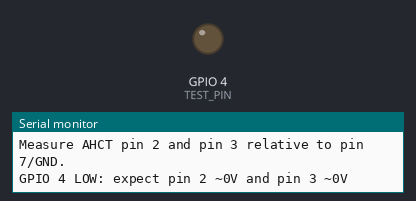
Recording of a sketch running on a simulated ESP32-S3. On the bench: output pins drawn as LEDs (lit = HIGH), the last lines printed to the serial monitor.

Above: at 2.5 s.
At 4.5 s:
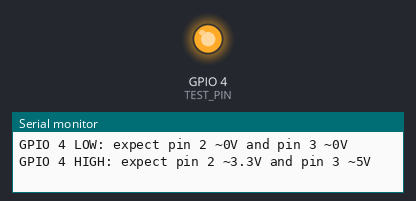
Timing chart, 0 to 6.7 s (numbered marks = the images above):
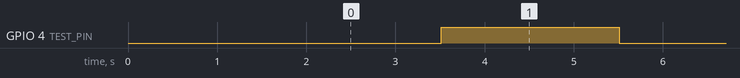

Measured:
- by itself, GPIO 4 (TEST_PIN): alternates HIGH for 2.0 s and LOW for 2.0 s

The sketch:

esp32_s3_ahct125_signal_probe.ino
```cpp
/*
  ESP32-S3 SN74AHCT125 signal probe.

  This is not a servo PWM test. It slowly toggles GPIO 4 HIGH/LOW so a normal
  multimeter can verify the buffer wiring.

  Wiring for channel 1:
    SN74AHCT125 pin 14 VCC -> 5 V
    SN74AHCT125 pin 7  GND -> common ground
    SN74AHCT125 pin 1  1OE -> common ground
    SN74AHCT125 pin 2  1A  -> ESP32 GPIO 4
    SN74AHCT125 pin 3  1Y  -> probe/output to servo signal later

  Meter checks:
    Pin 14 to pin 7: about 5 V
    Pin 1 to pin 7:  about 0 V
    Pin 2 to pin 7:  alternates about 0 V / 3.3 V
    Pin 3 to pin 7:  alternates about 0 V / 5 V
*/

#include <Arduino.h>

const int TEST_PIN = 4;

void setup() {
  Serial.begin(115200);
  delay(1500);
  pinMode(TEST_PIN, OUTPUT);

  Serial.println();
  Serial.println("ESP32-S3 AHCT125 signal probe starting.");
  Serial.println("GPIO 4 will toggle LOW/HIGH every 2 seconds.");
  Serial.println("Measure AHCT pin 2 and pin 3 relative to pin 7/GND.");
}

void loop() {
  Serial.println("GPIO 4 LOW: expect pin 2 ~0V and pin 3 ~0V");
  digitalWrite(TEST_PIN, LOW);
  delay(2000);

  Serial.println("GPIO 4 HIGH: expect pin 2 ~3.3V and pin 3 ~5V");
  digitalWrite(TEST_PIN, HIGH);
  delay(2000);
}
```
